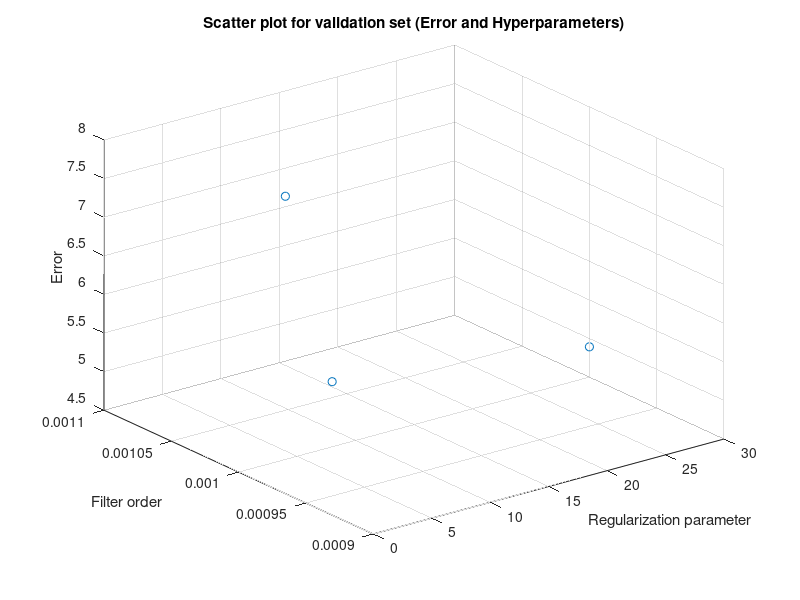

MATLAB code to generate this figure:

clear all;
load('Given files/training.mat');
load('testnoisy.mat');
X =training;
V =testnoisy;
Size_X = size(training,1);

    Size_V = size(testnoisy,1);
order = [4,8,30];
lambda = [0.001];
red_x = X;
red_v = V;

count =1;
for order_index =1:3;
    red_x = X;
red_v = V;
    o=order(order_index);
    red_x(1:o,:)=[];
red_v(1:o,:)=[];
Design_X = zeros(Size_X - o,o);
Design_V = zeros(Size_V - o,o);
for k = 1:1
    l = lambda(k);
    lambdaeye = l*eye(o);

 for i = o +1 : Size_X; 
     for j = 1:o
       Design_X(i-o,j)= X(i-j);
    end
end
    for i = o +1 : Size_V
    for j = 1:o
       Design_V(i-o,j)= V(i-j);
    end
    end
   
   R = inv(Design_X'*Design_X + lambdaeye );
   P = (Design_X'*red_x);
    Parameter_M = R*P;
    A_predicted = (Design_V)* Parameter_M;
error = A_predicted-red_v;
error_square = 0;
for e =1:size(error,1)
    error_square = error(e)*error(e) + error_square;
end
mean_error = error_square/size(error,1);

Result(count,:)= [o;l;mean_error];
count = count +1;
end

   
end
scatter3(Result(:,1),Result(:,2),Result(:,3));
xlabel('Regularization parameter');
ylabel('Filter order');
zlabel('Error');
title('Scatter plot for validation set (Error and Hyperparameters)');




    



    
